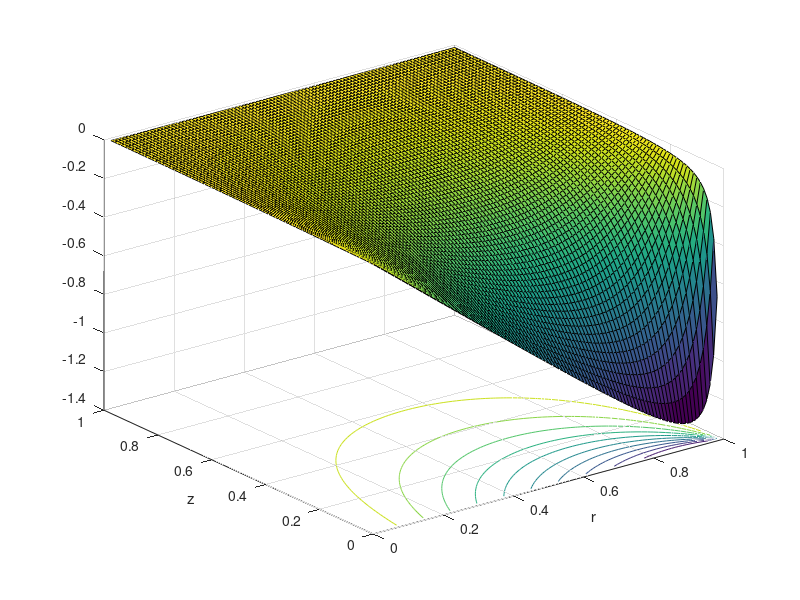
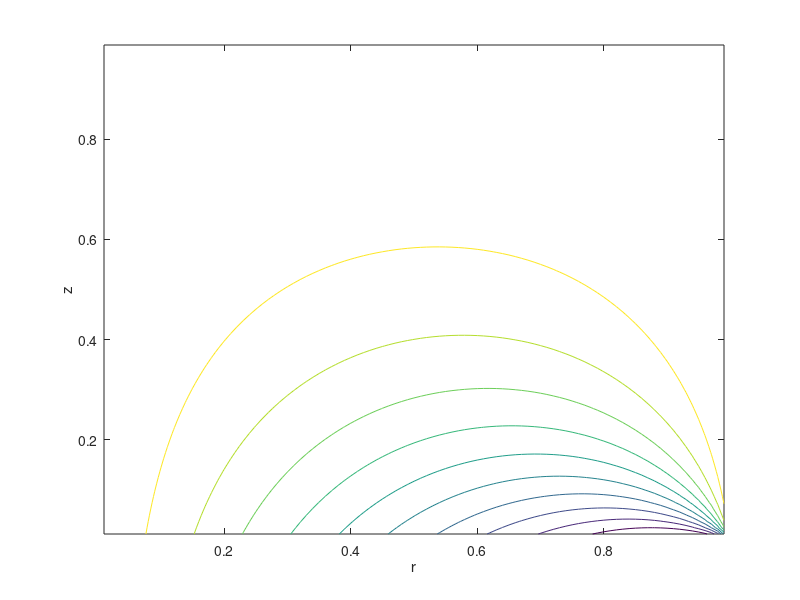
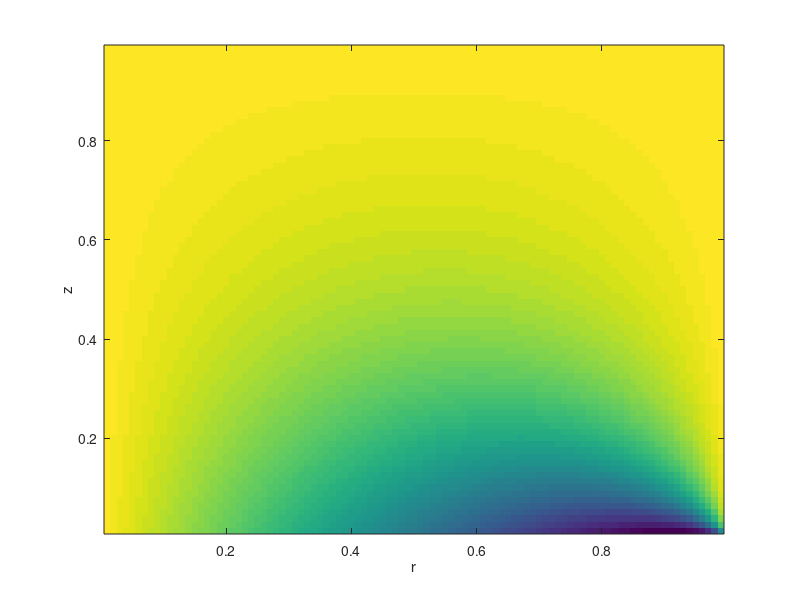

The MATLAB script that drew these images, in order:
clc;
clear;
%Discretized Laplacian Solution
% Problem Statement: 
% d^2v/dr^2 + 1/r dv/dr - v/r^2 + d^2v/dz^2 =0
% BC:
% V(0,Z)=V(1,Z)=0   0<=Z<=h
% V(r,h)=0          0<=r<=1
% V(r,0)=r          0<=r<=1

%Variables
Nr=100; %number of grid points in r
Nz=80; % number of grid points in z
dr=1/Nr; %discretization of r and z
dz=1/Nz;

%AU= d^2v/dr^2 + 1/r dv/dr - v/r^2
%UB= d^2v/dz^2 +F
% AU+UB=F

A=zeros(Nr-1);  
B=zeros(Nz-1);

%Construct A-Matrix using equations obtained for tridiagonal form
%A middle Diagonal
for i=1:(Nr-1)
    A(i,i)=-2-(1/i^2);
end
%A Upper Diagonal
for i=1:(Nr-2)
    A(i,i+1)=1+(1/(2*i));           % no dr in there???
end
%A lower Diagonal
for i=2:(Nr-1)
    A(i,i-1)=1-(1/(2*i));           % same question
end
A=A/(dr^2);

%Construct B-Matrix using constants obtained for tridiagonal form
%B middle Diagonal 
for j=1:(Nz-1)
    B(j,j)=-2;
end
%B Upper Diagonal
for j=2:(Nz-1)
    B(j-1,j)=1;
end
%B Lower Diagonal
for j=1:(Nz-2)
    B(j+1,j)=1;
end
B=B/(dz^2);

% AU+UB=F where F represents the boundary conditions in the first column.
F=zeros(Nr-1,Nz-1);
for k=1:(Nr-1)
    F(k,1) = k*dr;
end 
F=F/(dr^2);
U=sylvester(A,B,F);

% plot
figure(1)
intR = (1:(Nr-1))*dr;
intZ = (1:(Nz-1))*dz;
surfc(intR,intZ,U')
xlabel('r')
ylabel('z')

figure(2)
contour(intR,intZ,U')
xlabel('r')
ylabel('z')

figure(3)
imagesc(intR,intZ,U')
set(gca,'YDir','normal')
xlabel('r')
ylabel('z')


